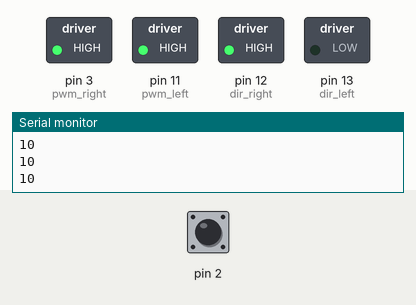
Simulated run of this sketch. Board: Arduino Uno, built with avr-gcc and run on an emulated ATmega328P. On the bench: switched loads named in the sketch (green lamp = pin HIGH), the last lines printed to the serial monitor. Dashed ring = blinking. Inputs (shaded band) come from the test bench; at power-on: pin 2 HIGH.

Above: at 1.2 s.
1.3 s: pin 2 pulled LOW for 0.15 s
At 1.49 s:
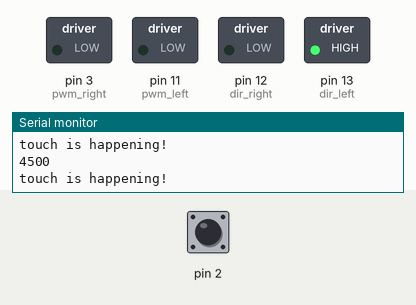
4.3 s: pin 2 pulled LOW for 3.2 s
At 8.2 s:
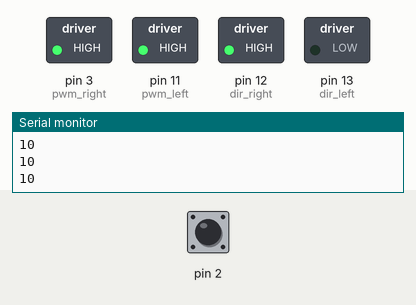
9.0 s: pin 2 driven LOW
At 9.3 s:
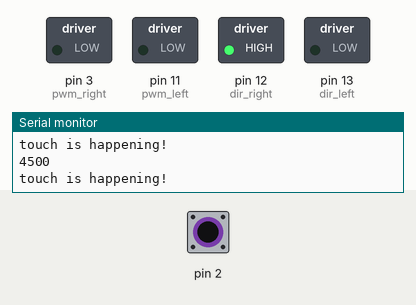
12.0 s: pin 2 driven HIGH
At 12.7 s:
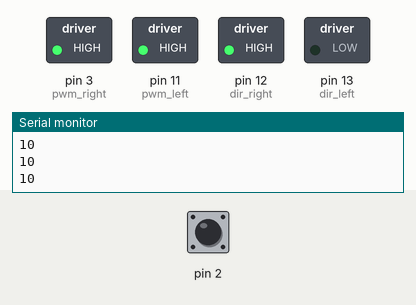
Timing chart, 0 to 14.9 s (numbered marks = the images above; inputs shaded):
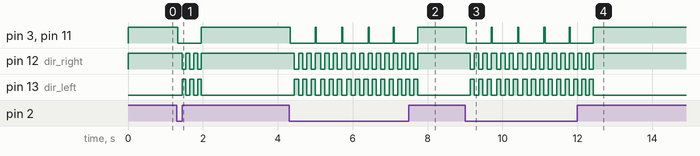

Measured:
- after the input at 1.3 s, pin 3 (pwm_right), pin 11 (pwm_left): HIGH → LOW at once, → HIGH 0.63 s later; pin 12 (dir_right): alternates HIGH for 0.10 s and LOW for 0.10 s, 6 changes in all, then stays HIGH, starting after 0.14 s; pin 13 (dir_left): alternates HIGH for 0.10 s and LOW for 0.10 s, 6 changes in all, then stays LOW, starting after 0.14 s
- after the input at 4.3 s, pin 3 (pwm_right), pin 11 (pwm_left): alternates HIGH for 0.03 s and LOW for 0.67 s, starting at once
- after the input at 9.0 s, pin 3 (pwm_right), pin 11 (pwm_left): alternates HIGH for 0.03 s and LOW for 0.67 s, starting at once; pin 12 (dir_right), pin 13 (dir_left): alternates HIGH for 0.11 s and LOW for 0.11 s, starting after 0.14 s
- after the input at 12.0 s, pin 3 (pwm_right), pin 11 (pwm_left), pin 12 (dir_right): goes on until 12.4 s, then stays HIGH; pin 13 (dir_left): goes on until 12.4 s, then stays LOW

The sketch:

sketch_interact.ino
```cpp
// Plant water project
// Interactive section

//---------------------------------LIBRARIES
#include <TimerOne.h>
#include <CapacitiveSensor.h>

//---------------------------------GLOBAL VARIABLES
// timer variables
int count = 0;
int timercount = 0;

// capacitive touch sensor
// 10M resistor between pins 4 & 2, pin 2 is sensor pin, foil added
CapacitiveSensor   cs_4_2 = CapacitiveSensor(4,2);
int touchThreshold = 2500;

// motors pins
//PWM control for motors
const int pwm_right = 3;
const int pwm_left = 11;
//dir control for motors
const int dir_right = 12;
const int dir_left = 13;
// motor speed control (min speed = 255, max speed = 0);
int MotorStop = 255;
int MotorSpeed = 0;

//---------------------------------INTERRUPT
// every ms increment "timercount"
void timer_int(){
  timercount++;
}

//---------------------------------SETUP
void setup() {

  // initialize timer
  noInterrupts();
  Timer1.initialize(1000);
  Timer1.attachInterrupt(timer_int);

  // initialize serial communication
  Serial.begin(9600);

  // Set motor control pins to be outputs
  pinMode(pwm_right , OUTPUT);
  pinMode(pwm_left , OUTPUT);
  pinMode(dir_right , OUTPUT);
  pinMode(dir_left , OUTPUT);
  // set the motor direction to FORWARD
  digitalWrite(dir_right , 1);
  digitalWrite(dir_left , 0);
  // set the motors speed to 0
  analogWrite(pwm_right, MotorStop);
  analogWrite(pwm_left, MotorStop);

}


//---------------------------------LOOP
void loop() {

  long touchMe =  cs_4_2.capacitiveSensor(30);
  Serial.println(touchMe);

  if (touchMe > touchThreshold){
    Serial.println("touch is happening!");
//    count = 0;
//    timercount = 0;
    interrupts();
    analogWrite(pwm_right, MotorSpeed);
    analogWrite(pwm_left, MotorSpeed);
  }

  if(timercount > 100){
    timercount = 0;
    count++;
    digitalWrite(dir_right , !digitalRead(dir_right));
    digitalWrite(dir_left , !digitalRead(dir_left));
    if(count > 5){
      noInterrupts();
      analogWrite(pwm_right, MotorStop);
      analogWrite(pwm_left, MotorStop);
      count = 0;
      timercount = 0;
    }
  }

  //delay(1000);
}
```
